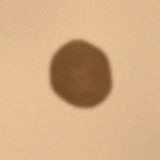
#> input picture data/images/benign/benign_0003.jpg, 160 x 160 px
$ python -i segment.py   (imports and definitions only)
#> lines starting #> are read from the running program, lines starting #| are printed output that depends on the picture; after the words box and inside, x2 and y2 are one past the last pixel; in counts of white or black regions, pixels touching at a corner belong together
#> further down, picture is the input picture: shape (160, 160, 3); mean B, G, R 133.6, 173.4, 211.1
"""Lesion segmentation (classical): blur -> Otsu -> morphology -> best contour."""
import cv2
import numpy as np


def segment_lesion(img_bgr):
    """Return a binary uint8 mask (0/1) of the lesion."""
    h, w = img_bgr.shape[:2]
#> h = 160; w = 160
    gray = cv2.cvtColor(img_bgr, cv2.COLOR_BGR2GRAY)
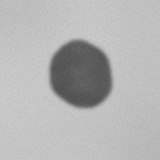
#> gray: shape (160, 160); min 78, max 208, mean 180.1
    gray = cv2.GaussianBlur(gray, (0, 0), max(h, w) / 100.0)
    _, m = cv2.threshold(gray, 0, 255, cv2.THRESH_BINARY_INV + cv2.THRESH_OTSU)
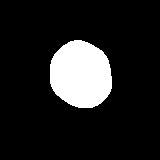
#> m: shape (160, 160); 13.1% white; 1 white region, box (x1, y1, x2, y2) and area: (50, 40, 112, 108) 3349
    k = cv2.getStructuringElement(cv2.MORPH_ELLIPSE, (5, 5))
    m = cv2.morphologyEx(m, cv2.MORPH_OPEN, k, iterations=2)
#> m: shape (160, 160); 13.1% white; 1 white region
    m = cv2.morphologyEx(m, cv2.MORPH_CLOSE, k, iterations=2)
    cnts, _ = cv2.findContours(m, cv2.RETR_EXTERNAL, cv2.CHAIN_APPROX_SIMPLE)
#> cnts = 1 contour; box (x1, y1, x2, y2) and area: (50, 40, 112, 108) 3253

    best, best_score = None, -1.0
    for c in cnts:
        a = cv2.contourArea(c)
        if a < 0.005 * h * w:
            continue
        M = cv2.moments(c)
        cx, cy = M["m10"] / M["m00"], M["m01"] / M["m00"]
        d = np.hypot(cx - w / 2, cy - h / 2) / max(h, w)
        score = a * max(0.05, 1 - 2 * d)  # big and near the centre
        if score > best_score:
            best, best_score = c, score
#> this loop made 1 pass
#> (a, cx, cy, d, score, best_score) on pass 1: (3253, 80.54, 74.21, 0.0364, 3016.4, 3016.4)
#> after the loop, best = contour of 90 points, box (x1, y1, x2, y2) (50, 40, 112, 108), area 3253; best_score = 3016.4

    mask = np.zeros((h, w), np.uint8)
    if best is not None:
        cv2.drawContours(mask, [best], -1, 1, thickness=-1)
#> mask: shape (160, 160); values 0 (black) and 1 (white), 13.1% white; 1 white region, box (x1, y1, x2, y2) and area: (50, 40, 112, 108) 3346
    frac = mask.mean()
#> frac = 0.131
    if frac < 0.01 or frac > 0.85:  # fallback: central ellipse
        mask[:] = 0
        cv2.ellipse(mask, (w // 2, h // 2), (w // 5, h // 5), 0, 0, 360, 1, -1)
    return mask

>>> import cv2
>>> picture = cv2.imread('../../data/images/benign/benign_0003.jpg')
>>> result = segment_lesion(picture)

$ run again, on data/images/benign/benign_0004.jpg
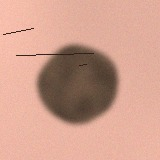
#> input picture data/images/benign/benign_0004.jpg, 160 x 160 px
#> picture is the input picture: shape (160, 160, 3); mean B, G, R 141.9, 158.9, 206.4
#> in segment_lesion, `gray = cv2.cvtColor(img_bgr, cv2.COLOR_BGR2GRAY)`:
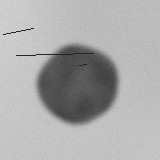
#> gray: shape (160, 160); min 30, max 213, mean 171.2
#> in segment_lesion, `_, m = cv2.threshold(gray, 0, 255, cv2.THRESH_BINARY_INV + cv2.THRESH_..`:
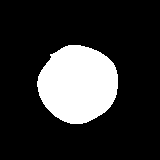
#> m: shape (160, 160); 19.2% white; 1 white region, box (x1, y1, x2, y2) and area: (37, 45, 118, 124) 4911
#> cnts = 1 contour; box (x1, y1, x2, y2) and area: (37, 45, 118, 124) 4797
#> the loop in segment_lesion, `for c in cnts:` made 1 pass
#> (a, cx, cy, d, score, best_score) on pass 1: (4797, 77.65, 83.8, 0.028, 4528.8, 4528.8)
#> after the loop in segment_lesion, `for c in cnts:`: best = contour of 119 points, box (x1, y1, x2, y2) (37, 45, 118, 124), area 4797; best_score = 4528.8
#> mask: shape (160, 160); values 0 (black) and 1 (white), 19.2% white; 1 white region, box (x1, y1, x2, y2) and area: (37, 45, 118, 124) 4909
#> frac = 0.192

$ run again, on data/images/benign/benign_0007.jpg
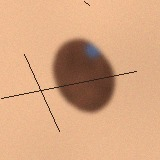
#> input picture data/images/benign/benign_0007.jpg, 160 x 160 px
#> picture is the input picture: shape (160, 160, 3); mean B, G, R 129.6, 166, 214
#> in segment_lesion, `gray = cv2.GaussianBlur(gray, (0, 0), max(h, w) / 100.0)`:
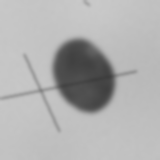
#> gray: shape (160, 160); min 62, max 201, mean 176.2
#> in segment_lesion, `_, m = cv2.threshold(gray, 0, 255, cv2.THRESH_BINARY_INV + cv2.THRESH_..`:
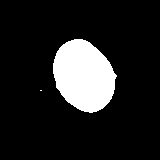
#> m: shape (160, 160); 13.4% white; 2 white regions (1 under 20 px), largest, box (x1, y1, x2, y2) and area: (53, 39, 117, 113) 3440
#> cnts = 1 contour; box (x1, y1, x2, y2) and area: (53, 39, 116, 113) 3342
#> the loop in segment_lesion, `for c in cnts:` made 1 pass
#> (a, cx, cy, d, score, best_score) on pass 1: (3342.5, 83.51, 75.49, 0.0357, 3103.7, 3103.7)
#> after the loop in segment_lesion, `for c in cnts:`: best = contour of 92 points, box (x1, y1, x2, y2) (53, 39, 116, 113), area 3342; best_score = 3103.7
#> mask: shape (160, 160); values 0 (black) and 1 (white), 13.4% white; 1 white region, box (x1, y1, x2, y2) and area: (53, 39, 116, 113) 3436
#> frac = 0.134

$ run again, on data/images/benign/benign_0011.jpg
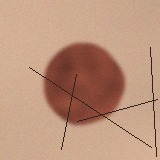
#> input picture data/images/benign/benign_0011.jpg, 160 x 160 px
#> picture is the input picture: shape (160, 160, 3); mean B, G, R 124.7, 148, 188.6
#> in segment_lesion, `gray = cv2.GaussianBlur(gray, (0, 0), max(h, w) / 100.0)`:
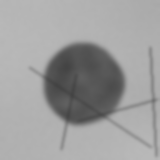
#> gray: shape (160, 160); min 67, max 184, mean 157.5
#> in segment_lesion, `_, m = cv2.threshold(gray, 0, 255, cv2.THRESH_BINARY_INV + cv2.THRESH_..`:
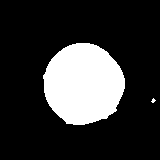
#> m: shape (160, 160); 20.3% white; 2 white regions (1 under 20 px), largest, box (x1, y1, x2, y2) and area: (43, 43, 125, 125) 5172
#> cnts = 1 contour; box (x1, y1, x2, y2) and area: (44, 43, 125, 125) 5040
#> the loop in segment_lesion, `for c in cnts:` made 1 pass
#> (a, cx, cy, d, score, best_score) on pass 1: (5040, 83.06, 83.6, 0.0295, 4742.5, 4742.5)
#> after the loop in segment_lesion, `for c in cnts:`: best = contour of 117 points, box (x1, y1, x2, y2) (44, 43, 125, 125), area 5040; best_score = 4742.5
#> mask: shape (160, 160); values 0 (black) and 1 (white), 20.1% white; 1 white region, box (x1, y1, x2, y2) and area: (44, 43, 125, 125) 5155
#> frac = 0.201
